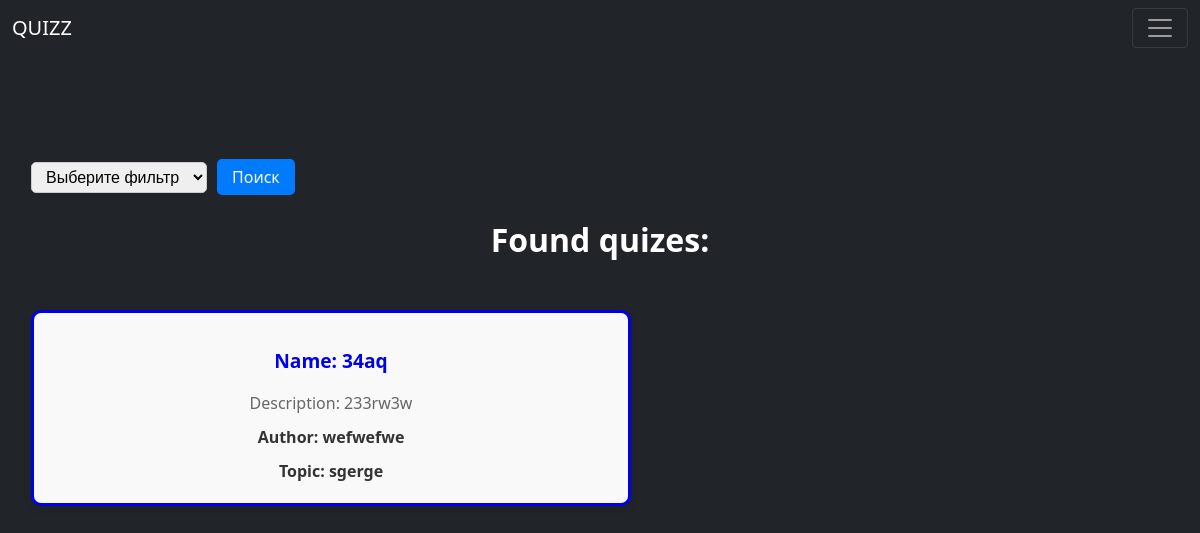
/quizes/, run on an earlier commit of the app's database.
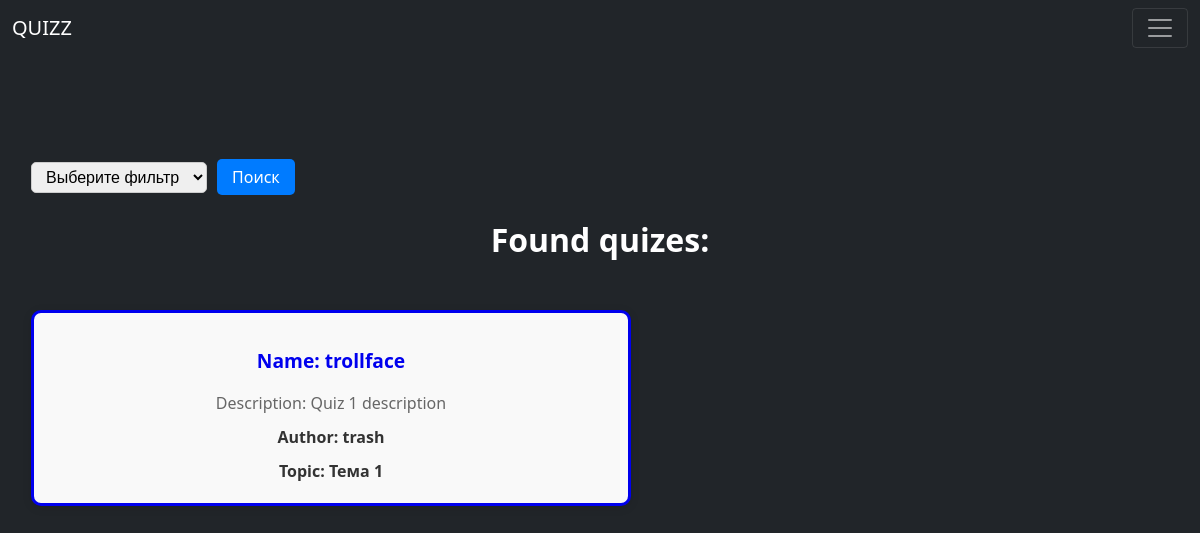
And on a later commit of the database.
### quizes/models.py (models this page shows, shortened)
class Quiz(models.Model):
    id = models.AutoField(
        verbose_name="id",
        editable=False,
        primary_key=True,
    )
    visibleId = models.UUIDField(
        verbose_name="visibleId",
        default=uuid.uuid4,
        editable=False,
        unique=True
    )
    topic = models.ForeignKey(
        Topic,
        related_name='quizzes',
        verbose_name="topic",
        on_delete=models.CASCADE
    )
    material = models.ForeignKey(
        Material,
        related_name="quizzes",
        verbose_name="material",
        null=True,
        blank=True,
        on_delete=models.CASCADE
    )
    name = models.CharField(
        verbose_name="name",
        max_length=50,
        null=False,
        blank=False,
    )
    description = models.CharField(
        verbose_name="description",
        max_length=180,
        null=False,
        blank=False,
    )
    author = models.ForeignKey(
        "users.User",
        related_name='created_quizzes',
        verbose_name="author",
        on_delete=models.CASCADE
    )
    image = models.ImageField(
        verbose_name="image",
        blank=True,
        null=True,
        upload_to='quizes/'
    )

class Topic(models.Model):
    id = models.AutoField(
        verbose_name="id",
        editable=False,
        primary_key=True
    )
    visibleId = models.UUIDField(
        verbose_name="visibleId",
        default=uuid.uuid4,
        editable=False,
        unique=True
    )
    name = models.CharField(
        verbose_name="name",
        max_length=25,
        null=False,
        blank=False,
    )

### users/models.py (models this page shows)
class User(AbstractUser):
    photo = models.ImageField(
        upload_to="users/avatars/",
        default="users/default.webp",
        blank=True,
        null=True,
        verbose_name="photo"
    )
    date_birth = models.DateTimeField(
        blank=True,
        null=True,
        verbose_name="birth_date"
    )
    completed_quizzes = models.ManyToManyField(
        Quiz,
        through=Results,
        related_name='completed_by',
        verbose_name="completed_quizzes"
    )
    email_activated = models.BooleanField(
        default=False
    )
    confirm_key = models.UUIDField(
        default=uuid4,
        verbose_name="confirm_key"
    )
    groups = models.ManyToManyField(
        Group,
        related_name="custom_user_set",
        verbose_name="groups",
        blank=True,
        help_text=(
            "The groups this user belongs to. A user will get all permissions "
            "granted to each of their groups."
        ),
        related_query_name="user",
    )
    user_permissions = models.ManyToManyField(
        Permission,
        related_name="custom_user_set",
        verbose_name="user permissions",
        blank=True,
        help_text="Specific permissions for this user.",
        related_query_name="user",
    )
    def __str__(self):
        return self.username

### quizes/views.py (the view)
# urls.py: path('', topic_search, name="search"),
def topic_search(request, topic_id=None):
    if topic_id:
        topic = Topic.objects.get(visibleId=topic_id)
        if topic:
            quizes = Quiz.objects.filter(topic=topic)
        else:
            quizes = Quiz.objects.all()
    else:
        quizes = Quiz.objects.all()
    return render(request, "quizes/search.html", {"results": quizes, "filters": Topic.objects.all(), "searchtype": "quizes"})

### quizes/templates/quizes/search.html (shortened to what this page needs)
{% extends 'base.html' %}
{% block content %}
    <div class="row__col mg">
        <form class="filter-row" method="post">
            <select name="filter" id="filter">
                <option value="" selected disabled>Выберите фильтр</option>
            </select>
            <button type="submit">Поиск</button>
        </form>
        <h1>Found {{ searchtype }}:</h1>
        <br>
        {% if searchtype == "quizes" %}
        {% for res in results %}
            <a class="item-card list-item row__col center" href="{% url 'quizes:preview_quiz' res.visibleId %}">
                    <h3>Name: {{ res.name }}</h3>
                    <p class="description">Description: {{ res.description }}</p>
                    <p class="author">Author: {{ res.author }}</p>
                    <p class="author">Topic: {{ res.topic.name }}</p>
            </a>
        {% endfor %}
        {% endif %}
    </div>
{% endblock %}

### quizes/templates/base.html (shortened to what this page needs)
<!doctype html>
<html lang="en">
    <head>
        {% load static %}
        <link rel="stylesheet" href="{% static 'css/style.css' %}">
</head>
    <body class="h-100 text-center text-white bg-dark">
        <header>
            <nav class="navbar navbar-expand-md navbar-dark fixed-top bg-dark">
                <div class="container-fluid">
                    <a class="navbar-brand" href="{% url 'index' %}">QUIZZ</a>
                    <button class="navbar-toggler" type="button">
                        <span class="navbar-toggler-icon"></span>
                    </button>
                </div>
            </nav>
        </header>
        <main class="w-100 h-100 p-3 mx-auto flex-column" id="main">
            {% block content %}{% endblock %}
        </main>
    </body>
</html>

### static/css/style.css (style rules this page uses)
:root { --bs-light: #f8f9fa; --bs-dark: #212529; --bs-font-sans-serif: system-ui, -apple-system, "Segoe UI", Roboto, "Helvetica Neue", Arial, "Noto Sans", "Liberation Sans", sans-serif, "Apple Color Emoji", "Segoe UI Emoji", "Segoe UI Symbol", "Noto Color Emoji"; --bs-font-monospace: SFMono-Regular, Menlo, Monaco, Consolas, "Liberation Mono", monospace; --bs-gradient: linear-gradient(180deg, rgba(255, 255, 255, 0.15), rgba(255, 255, 255, 0)) }
body { margin: 0; font-family: var(--bs-font-sans-serif); font-size: 1rem; font-weight: 400; line-height: 1.5; color: #212529; background-color: #fff; -webkit-text-size-adjust: 100%; -webkit-tap-highlight-color: transparent; }
a { text-decoration: none; }
button { margin: 0; font-family: inherit; font-size: inherit; line-height: inherit; }
.container, .container-fluid { width: 100%; padding-right: var(--bs-gutter-x, .75rem); padding-left: var(--bs-gutter-x, .75rem); margin-right: auto; margin-left: auto; }
.navbar { position: relative; display: -webkit-box; display: -ms-flexbox; display: flex; -ms-flex-wrap: wrap; flex-wrap: wrap; -webkit-box-align: center; -ms-flex-align: center; align-items: center; -webkit-box-pack: justify; -ms-flex-pack: justify; justify-content: space-between; padding-top: .5rem; padding-bottom: .5rem }
.navbar>.container-fluid { display: -webkit-box; display: -ms-flexbox; display: flex; -ms-flex-wrap: inherit; flex-wrap: inherit; -webkit-box-align: center; -ms-flex-align: center; align-items: center; -webkit-box-pack: justify; -ms-flex-pack: justify; justify-content: space-between }
.navbar-brand { padding-top: .3125rem; padding-bottom: .3125rem; margin-right: 1rem; font-size: 1.25rem; text-decoration: none; white-space: nowrap }
.navbar-toggler { padding: .25rem .75rem; font-size: 1.25rem; line-height: 1; background-color: transparent; border: 1px solid transparent; border-radius: .25rem; -webkit-transition: -webkit-box-shadow .15s ease-in-out; transition: -webkit-box-shadow .15s ease-in-out; -o-transition: box-shadow .15s ease-in-out; transition: box-shadow .15s ease-in-out; transition: box-shadow .15s ease-in-out, -webkit-box-shadow .15s ease-in-out }
.navbar-toggler-icon { display: inline-block; width: 1.5em; height: 1.5em; vertical-align: middle; background-repeat: no-repeat; background-position: center; background-size: 100% }
.navbar-dark .navbar-brand { color: #fff; }
.navbar-dark .navbar-toggler { color: rgba(255, 255, 255, .55); border-color: rgba(255, 255, 255, .1); }
.fixed-top { position: fixed; top: 0; right: 0; left: 0; z-index: 1030; }
.w-100 { width: 100% !important; }
.h-100 { height: 100% !important; }
.flex-column { -webkit-box-orient: vertical !important; -webkit-box-direction: normal !important; -ms-flex-direction: column !important; flex-direction: column !important; }
.mx-auto, .me-auto { margin-right: auto !important; }
.mx-auto { margin-left: auto !important; }
.p-3 { padding: 1rem; }
.text-center { text-align: center !important; }
.text-white { color: #fff !important; }
.bg-dark { background-color: #212529 !important; }

### quizes/templates/quizes/search.html (style rules this page uses)
body { display: flex; }
.mg { margin-top: 16vh; }
.item-card { display: flex; flex-direction: column; border-color: rgb(72, 72, 72); border: solid 3px; border-radius: 10px; max-width: 50vw; min-width: 10vw; padding: 15px; background-color: #f9f9f9; box-shadow: 0 2px 10px rgba(0, 0, 0, 0.1); }
.item-card p { margin: 5px 0; }
.list-item { display: flex; flex-direction: column; align-items: flex-start; }
.item-card h3 { font-size: 1.2rem; margin-bottom: 10px; }
.item-card .description { color: #666; }
.item-card .author { color: #333; font-weight: bold; }
.row__col { padding: 15px; flex: 0 0 calc(33.333% - 30px); }
.center { display: flex; justify-content: center; align-items: center; margin-bottom: 20px; }
.filter-row { display: flex; justify-content: flex-start; align-items: center; gap: 10px; flex-wrap: wrap; }
.filter-row select { padding: 5px 10px; font-size: 1rem; border: 1px solid #ccc; border-radius: 5px; min-width: 150px; }
.filter-row button { padding: 6px 15px; font-size: 1rem; background-color: #007bff; color: white; border: none; border-radius: 5px; cursor: pointer; transition: background-color 0.3s ease; }

What changed in the data, as far as the page shows it:
removed Quiz: name "34aq", description "233rw3w", author "wefwefwe", topic.name "sgerge"
added Quiz: name "trollface", description "Quiz 1 description", author "trash", topic.name "Тема 1"
